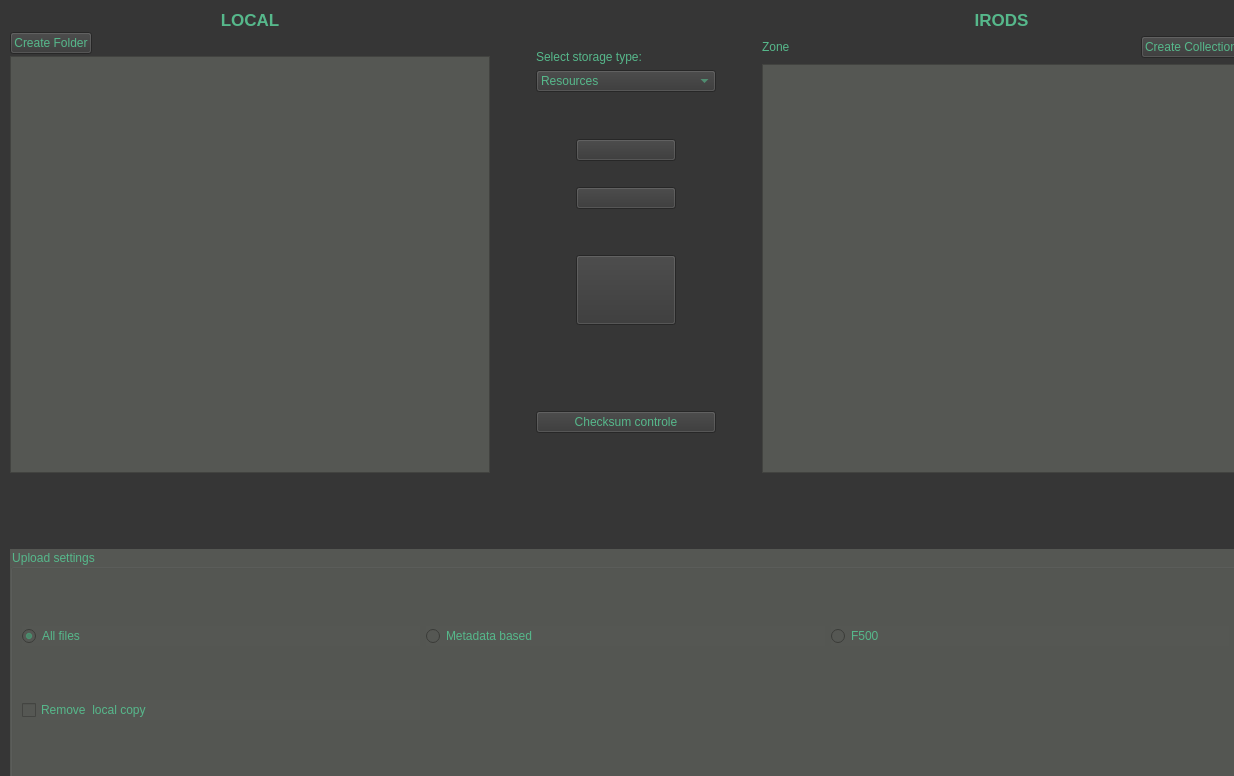
<?xml version="1.0" encoding="UTF-8"?>
<ui version="4.0">
 <class>Form</class>
 <widget class="QWidget" name="Form">
  <property name="geometry">
   <rect>
    <x>0</x>
    <y>0</y>
    <width>1234</width>
    <height>776</height>
   </rect>
  </property>
  <property name="windowTitle">
   <string>Form</string>
  </property>
  <property name="styleSheet">
   <string notr="true">QWidget
{
	color: rgb(86, 184, 139);
	background-color: rgb(54, 54, 54);
	selection-background-color: rgb(58, 152, 112);
}

QGroupBox
{
	background-color: rgb(85, 87, 83);
}

QTreeView
{
	background-color: rgb(85, 87, 83);
}


QPushButton#ContUplBut
{
	image : url(icons/nosync.png) stretch stretch;
}

QRadioButton#uplAllRB, QRadioButton#uplMetaRB, QRadioButton#uplF500RB, QCheckBox#rLocalcopyCB
{
	background-color: rgb(85, 87, 83);
}
QLabel#errorLabel
{
	color: rgb(217, 174, 23);
}</string>
  </property>
  <widget class="QWidget" name="layoutWidget">
   <property name="geometry">
    <rect>
     <x>10</x>
     <y>10</y>
     <width>1231</width>
     <height>771</height>
    </rect>
   </property>
   <layout class="QVBoxLayout" name="verticalLayout_11" stretch="2,0,0,0,1">
    <property name="sizeConstraint">
     <enum>QLayout::SetDefaultConstraint</enum>
    </property>
    <item>
     <layout class="QHBoxLayout" name="horizontalLayout_5" stretch="1,0,0,0,1">
      <item>
       <layout class="QVBoxLayout" name="verticalLayout_5" stretch="0,0,1">
        <property name="spacing">
         <number>2</number>
        </property>
        <property name="sizeConstraint">
         <enum>QLayout::SetDefaultConstraint</enum>
        </property>
        <item>
         <widget class="QLabel" name="label_19">
          <property name="sizePolicy">
           <sizepolicy hsizetype="Minimum" vsizetype="Minimum">
            <horstretch>0</horstretch>
            <verstretch>0</verstretch>
           </sizepolicy>
          </property>
          <property name="font">
           <font>
            <pointsize>13</pointsize>
            <weight>75</weight>
            <bold>true</bold>
           </font>
          </property>
          <property name="text">
           <string>LOCAL</string>
          </property>
          <property name="alignment">
           <set>Qt::AlignCenter</set>
          </property>
         </widget>
        </item>
        <item>
         <layout class="QHBoxLayout" name="horizontalLayout_13">
          <item>
           <widget class="QPushButton" name="createFolderButton">
            <property name="text">
             <string>Create Folder</string>
            </property>
           </widget>
          </item>
          <item>
           <spacer name="horizontalSpacer_9">
            <property name="orientation">
             <enum>Qt::Horizontal</enum>
            </property>
            <property name="sizeHint" stdset="0">
             <size>
              <width>40</width>
              <height>20</height>
             </size>
            </property>
           </spacer>
          </item>
         </layout>
        </item>
        <item>
         <widget class="QTreeView" name="localFsTreeView">
          <property name="sizePolicy">
           <sizepolicy hsizetype="Preferred" vsizetype="Preferred">
            <horstretch>0</horstretch>
            <verstretch>0</verstretch>
           </sizepolicy>
          </property>
          <property name="styleSheet">
           <string notr="true"/>
          </property>
          <property name="sizeAdjustPolicy">
           <enum>QAbstractScrollArea::AdjustIgnored</enum>
          </property>
          <property name="editTriggers">
           <set>QAbstractItemView::NoEditTriggers</set>
          </property>
          <property name="selectionMode">
           <enum>QAbstractItemView::NoSelection</enum>
          </property>
          <property name="headerHidden">
           <bool>true</bool>
          </property>
         </widget>
        </item>
       </layout>
      </item>
      <item>
       <spacer name="horizontalSpacer_11">
        <property name="orientation">
         <enum>Qt::Horizontal</enum>
        </property>
        <property name="sizeHint" stdset="0">
         <size>
          <width>40</width>
          <height>20</height>
         </size>
        </property>
       </spacer>
      </item>
      <item>
       <layout class="QVBoxLayout" name="verticalLayout_15">
        <item>
         <spacer name="verticalSpacer_9">
          <property name="orientation">
           <enum>Qt::Vertical</enum>
          </property>
          <property name="sizeHint" stdset="0">
           <size>
            <width>20</width>
            <height>40</height>
           </size>
          </property>
         </spacer>
        </item>
        <item>
         <widget class="QLabel" name="label_2">
          <property name="text">
           <string>Select storage type:</string>
          </property>
         </widget>
        </item>
        <item>
         <widget class="QComboBox" name="resourceBox">
          <property name="layoutDirection">
           <enum>Qt::LeftToRight</enum>
          </property>
          <item>
           <property name="text">
            <string>Resources</string>
           </property>
          </item>
         </widget>
        </item>
        <item>
         <spacer name="verticalSpacer_21">
          <property name="orientation">
           <enum>Qt::Vertical</enum>
          </property>
          <property name="sizeType">
           <enum>QSizePolicy::Expanding</enum>
          </property>
          <property name="sizeHint" stdset="0">
           <size>
            <width>20</width>
            <height>40</height>
           </size>
          </property>
         </spacer>
        </item>
        <item>
         <layout class="QGridLayout" name="gridLayout_7">
          <item row="0" column="2">
           <spacer name="horizontalSpacer_3">
            <property name="orientation">
             <enum>Qt::Horizontal</enum>
            </property>
            <property name="sizeHint" stdset="0">
             <size>
              <width>40</width>
              <height>20</height>
             </size>
            </property>
           </spacer>
          </item>
          <item row="5" column="1">
           <widget class="QPushButton" name="ContUplBut">
            <property name="sizePolicy">
             <sizepolicy hsizetype="Minimum" vsizetype="Fixed">
              <horstretch>0</horstretch>
              <verstretch>0</verstretch>
             </sizepolicy>
            </property>
            <property name="minimumSize">
             <size>
              <width>100</width>
              <height>70</height>
             </size>
            </property>
            <property name="text">
             <string/>
            </property>
            <property name="iconSize">
             <size>
              <width>50</width>
              <height>50</height>
             </size>
            </property>
           </widget>
          </item>
          <item row="0" column="1">
           <widget class="QPushButton" name="UploadButton">
            <property name="text">
             <string/>
            </property>
            <property name="icon">
             <iconset>
              <normaloff>../icons/arrow-right.png</normaloff>../icons/arrow-right.png</iconset>
            </property>
            <property name="iconSize">
             <size>
              <width>50</width>
              <height>50</height>
             </size>
            </property>
           </widget>
          </item>
          <item row="3" column="1">
           <widget class="QPushButton" name="DownloadButton">
            <property name="text">
             <string/>
            </property>
            <property name="icon">
             <iconset>
              <normaloff>../icons/arrow-left.png</normaloff>../icons/arrow-left.png</iconset>
            </property>
            <property name="iconSize">
             <size>
              <width>50</width>
              <height>50</height>
             </size>
            </property>
           </widget>
          </item>
          <item row="0" column="0">
           <spacer name="horizontalSpacer_12">
            <property name="orientation">
             <enum>Qt::Horizontal</enum>
            </property>
            <property name="sizeHint" stdset="0">
             <size>
              <width>40</width>
              <height>20</height>
             </size>
            </property>
           </spacer>
          </item>
          <item row="4" column="1">
           <spacer name="verticalSpacer_10">
            <property name="orientation">
             <enum>Qt::Vertical</enum>
            </property>
            <property name="sizeHint" stdset="0">
             <size>
              <width>20</width>
              <height>40</height>
             </size>
            </property>
           </spacer>
          </item>
          <item row="1" column="1">
           <spacer name="verticalSpacer_11">
            <property name="orientation">
             <enum>Qt::Vertical</enum>
            </property>
            <property name="sizeType">
             <enum>QSizePolicy::Maximum</enum>
            </property>
            <property name="sizeHint" stdset="0">
             <size>
              <width>20</width>
              <height>20</height>
             </size>
            </property>
           </spacer>
          </item>
         </layout>
        </item>
        <item>
         <spacer name="verticalSpacer_22">
          <property name="orientation">
           <enum>Qt::Vertical</enum>
          </property>
          <property name="sizeType">
           <enum>QSizePolicy::Minimum</enum>
          </property>
          <property name="sizeHint" stdset="0">
           <size>
            <width>20</width>
            <height>80</height>
           </size>
          </property>
         </spacer>
        </item>
        <item>
         <widget class="QPushButton" name="ChecksumCheckBut">
          <property name="minimumSize">
           <size>
            <width>0</width>
            <height>0</height>
           </size>
          </property>
          <property name="text">
           <string>Checksum controle</string>
          </property>
         </widget>
        </item>
        <item>
         <spacer name="verticalSpacer_12">
          <property name="orientation">
           <enum>Qt::Vertical</enum>
          </property>
          <property name="sizeHint" stdset="0">
           <size>
            <width>20</width>
            <height>40</height>
           </size>
          </property>
         </spacer>
        </item>
       </layout>
      </item>
      <item>
       <spacer name="horizontalSpacer_13">
        <property name="orientation">
         <enum>Qt::Horizontal</enum>
        </property>
        <property name="sizeHint" stdset="0">
         <size>
          <width>40</width>
          <height>20</height>
         </size>
        </property>
       </spacer>
      </item>
      <item>
       <layout class="QVBoxLayout" name="verticalLayout_16" stretch="0,0,1">
        <item>
         <widget class="QLabel" name="label_20">
          <property name="sizePolicy">
           <sizepolicy hsizetype="Preferred" vsizetype="Minimum">
            <horstretch>0</horstretch>
            <verstretch>0</verstretch>
           </sizepolicy>
          </property>
          <property name="font">
           <font>
            <pointsize>13</pointsize>
            <weight>75</weight>
            <bold>true</bold>
           </font>
          </property>
          <property name="text">
           <string>IRODS</string>
          </property>
          <property name="textFormat">
           <enum>Qt::PlainText</enum>
          </property>
          <property name="alignment">
           <set>Qt::AlignCenter</set>
          </property>
         </widget>
        </item>
        <item>
         <layout class="QHBoxLayout" name="horizontalLayout_15">
          <item>
           <widget class="QLabel" name="irodsZoneLabel">
            <property name="sizePolicy">
             <sizepolicy hsizetype="Expanding" vsizetype="Preferred">
              <horstretch>0</horstretch>
              <verstretch>0</verstretch>
             </sizepolicy>
            </property>
            <property name="text">
             <string>Zone</string>
            </property>
           </widget>
          </item>
          <item>
           <spacer name="horizontalSpacer_14">
            <property name="orientation">
             <enum>Qt::Horizontal</enum>
            </property>
            <property name="sizeHint" stdset="0">
             <size>
              <width>40</width>
              <height>20</height>
             </size>
            </property>
           </spacer>
          </item>
          <item>
           <widget class="QPushButton" name="createCollButton">
            <property name="text">
             <string>Create Collection</string>
            </property>
           </widget>
          </item>
         </layout>
        </item>
        <item>
         <widget class="QTreeView" name="irodsFsTreeView">
          <property name="sizePolicy">
           <sizepolicy hsizetype="Preferred" vsizetype="Preferred">
            <horstretch>0</horstretch>
            <verstretch>0</verstretch>
           </sizepolicy>
          </property>
          <property name="styleSheet">
           <string notr="true"/>
          </property>
          <property name="sizeAdjustPolicy">
           <enum>QAbstractScrollArea::AdjustToContents</enum>
          </property>
          <property name="editTriggers">
           <set>QAbstractItemView::NoEditTriggers</set>
          </property>
          <property name="selectionMode">
           <enum>QAbstractItemView::NoSelection</enum>
          </property>
          <property name="headerHidden">
           <bool>true</bool>
          </property>
         </widget>
        </item>
       </layout>
      </item>
     </layout>
    </item>
    <item>
     <spacer name="verticalSpacer_13">
      <property name="orientation">
       <enum>Qt::Vertical</enum>
      </property>
      <property name="sizeType">
       <enum>QSizePolicy::Minimum</enum>
      </property>
      <property name="sizeHint" stdset="0">
       <size>
        <width>20</width>
        <height>10</height>
       </size>
      </property>
     </spacer>
    </item>
    <item>
     <widget class="QLabel" name="errorLabel">
      <property name="text">
       <string/>
      </property>
     </widget>
    </item>
    <item>
     <spacer name="verticalSpacer">
      <property name="orientation">
       <enum>Qt::Vertical</enum>
      </property>
      <property name="sizeHint" stdset="0">
       <size>
        <width>20</width>
        <height>40</height>
       </size>
      </property>
     </spacer>
    </item>
    <item>
     <widget class="QGroupBox" name="uplSetGB_2">
      <property name="sizePolicy">
       <sizepolicy hsizetype="Preferred" vsizetype="Minimum">
        <horstretch>0</horstretch>
        <verstretch>0</verstretch>
       </sizepolicy>
      </property>
      <property name="minimumSize">
       <size>
        <width>0</width>
        <height>50</height>
       </size>
      </property>
      <property name="styleSheet">
       <string notr="true"/>
      </property>
      <property name="title">
       <string>Upload settings</string>
      </property>
      <layout class="QGridLayout" name="gridLayout_4">
       <item row="0" column="1">
        <widget class="QRadioButton" name="uplMetaRB">
         <property name="text">
          <string>Metadata based</string>
         </property>
        </widget>
       </item>
       <item row="0" column="2">
        <widget class="QRadioButton" name="uplF500RB">
         <property name="enabled">
          <bool>false</bool>
         </property>
         <property name="text">
          <string>F500</string>
         </property>
        </widget>
       </item>
       <item row="1" column="0">
        <widget class="QCheckBox" name="rLocalcopyCB">
         <property name="enabled">
          <bool>false</bool>
         </property>
         <property name="text">
          <string>Remove  local copy</string>
         </property>
        </widget>
       </item>
       <item row="0" column="0">
        <widget class="QRadioButton" name="uplAllRB">
         <property name="text">
          <string>All files</string>
         </property>
         <property name="checked">
          <bool>true</bool>
         </property>
        </widget>
       </item>
      </layout>
     </widget>
    </item>
   </layout>
  </widget>
 </widget>
 <resources/>
 <connections/>
</ui>
